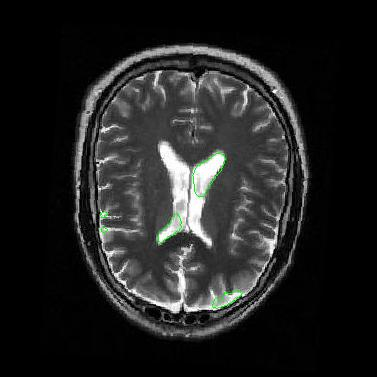
%> input picture pics/D_normal1.jpg, 377 x 377 px
$ octave --eval "result = noPerimeter(imread('../pics/D_normal1.jpg'));"   (GNU Octave 9; MATLAB toolbox functions it lacks are replaced by stand-ins)
%> lines starting %> are read from the running program, lines starting %| are printed output that depends on the picture; in (x1, y1, x2, y2) boxes, pixels count from 0 and x2, y2 are one past the last pixel; in counts of white or black regions, pixels touching at a corner belong together; the program's own positions count from 1
function[result] = noPerimeter(I)

%fill entire brain region with white pixels
BW = im2bw(I,0.1);
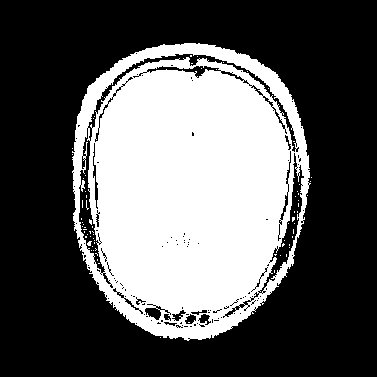
%> BW: size 377x377 logical; 36.3% white; 72 white regions (71 under 20 px), largest, box (x1, y1, x2, y2) and area: (72, 43, 311, 341) 51480
BW = bwperim(BW);
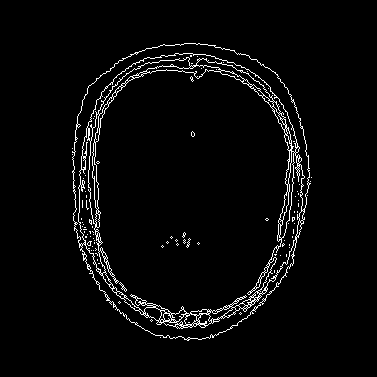
%> BW: size 377x377 logical; 3.4% white in thin lines or dots, all inside (x1, y1, x2, y2) = (72, 43, 312, 341)
SE1 = strel('line', 6, 90);
SE2 = strel('line', 6, 0);
BW = imdilate(BW,[SE1 SE2]);
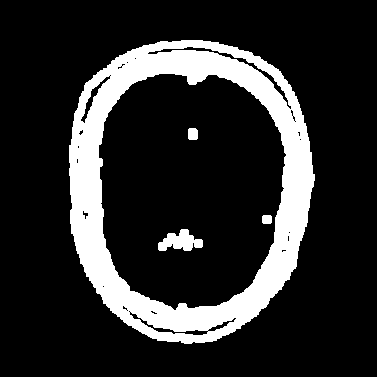
%> BW: size 377x377 logical; 17.2% white; 4 white regions, box (x1, y1, x2, y2) and area: (69, 40, 315, 344) 23709, (158, 229, 203, 251) 603, (188, 128, 198, 140) 114, (262, 215, 272, 224) 86
BW = imfill(BW,'holes');
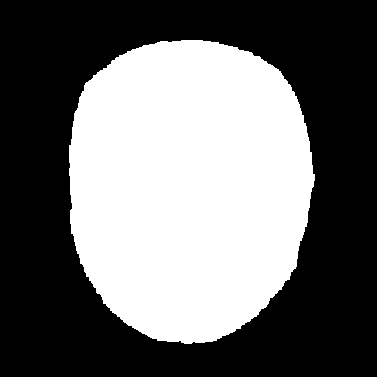
%> BW: size 377x377 logical; 42.5% white; 1 white region, box (x1, y1, x2, y2) and area: (69, 40, 315, 344) 60379
% subplot(1,2,1);
% imshow(BW);

filterSize = 36;
V = floor(filterSize/2);

h = fspecial('gaussian',[filterSize,filterSize],32);
K = conv2(h,double(BW));
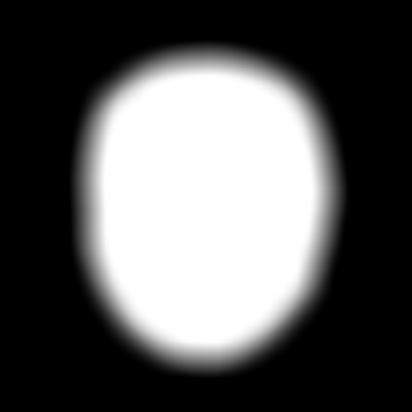
%> K: size 412x412 double; min 0, max 1, mean 0.356
% imshow(K);


thresholdValue = 0.99;
K = K > thresholdValue;
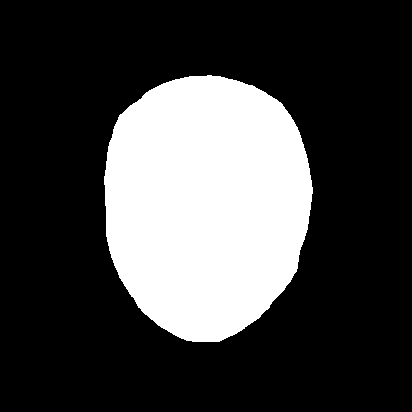
%> K: size 412x412 logical; 26% white; 1 white region, box (x1, y1, x2, y2) and area: (104, 75, 313, 342) 44128

for n =V:1:size(K,1)-V
    for n2=V:1:size(K,2)-V
    K2(n-V+1,n2-V+1) = K(n,n2);
    end
end
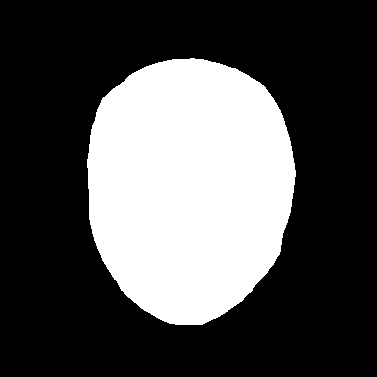
%> K2: size 377x377 logical; 31% white; 1 white region, box (x1, y1, x2, y2) and area: (87, 58, 296, 325) 44128

% subplot(1,2,2);
% imshow(K2);

result = K2;

$ run again, on pics/D_normal2.jpg
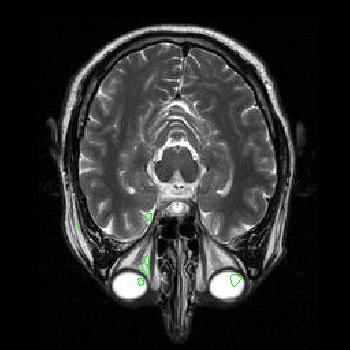
%> input picture pics/D_normal2.jpg, 350 x 350 px
%> in noPerimeter, `BW = im2bw(I,0.1);`:
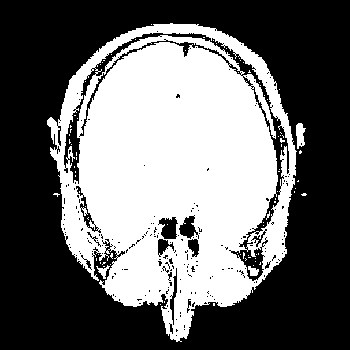
%> BW: size 350x350 logical; 41.9% white; 84 white regions (80 under 20 px), largest, box (x1, y1, x2, y2) and area: (47, 23, 297, 342) 50791, (296, 123, 306, 149) 175, (96, 265, 110, 279) 75, (248, 266, 259, 276) 73
%> after the loop in noPerimeter, `for n =V:1:size(K,1)-V`:
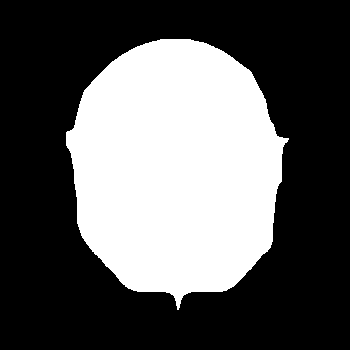
%> K2: size 350x350 logical; 36% white; 1 white region, box (x1, y1, x2, y2) and area: (66, 39, 289, 310) 44144

$ run again, on pics/D_normal6.jpg
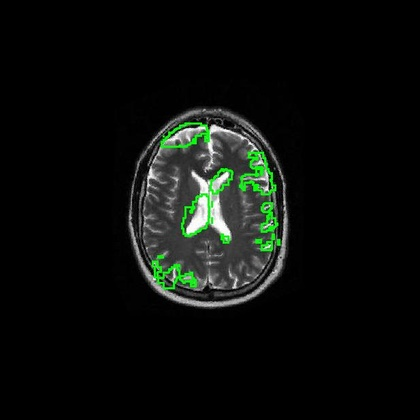
%> input picture pics/D_normal6.jpg, 420 x 420 px, shrunk from 617 x 617 before the run
%> in noPerimeter, `BW = im2bw(I,0.1);`:
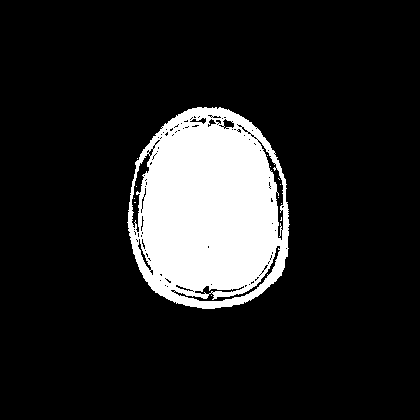
%> BW: size 420x420 logical; 13.8% white; 13 white regions (12 under 20 px), largest, box (x1, y1, x2, y2) and area: (127, 107, 290, 309) 24301
%> after the loop in noPerimeter, `for n =V:1:size(K,1)-V`:
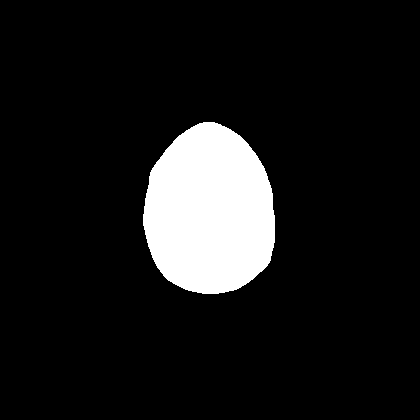
%> K2: size 420x420 logical; 10.1% white; 1 white region, box (x1, y1, x2, y2) and area: (143, 122, 275, 294) 17824

$ run again, on pics/D_tumor1.jpg
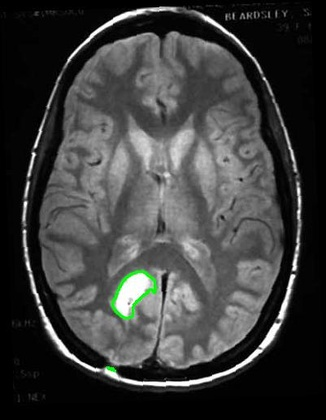
%> input picture pics/D_tumor1.jpg, 326 x 420 px, shrunk from 401 x 517 before the run
%> after the loop in noPerimeter, `for n =V:1:size(K,1)-V`:
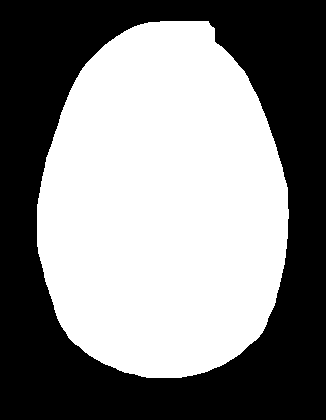
%> K2: size 420x326 logical; 52.1% white; 1 black region, box (x1, y1, x2, y2) and area: (0, 0, 326, 420) 65639
